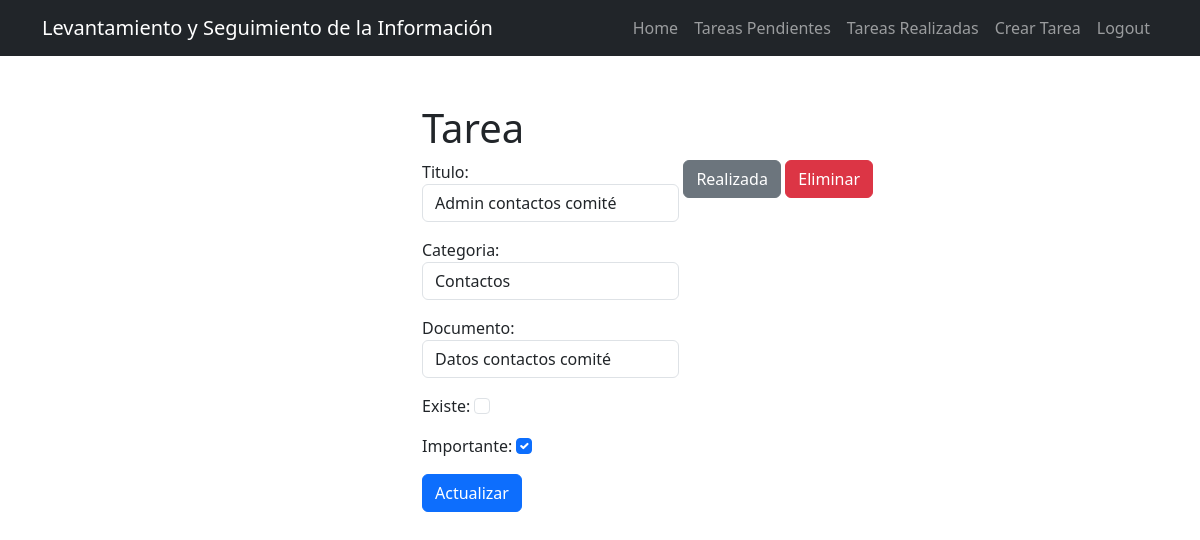
Screenshot of /tasks/8/ (signed in) with the database file from the repository.
### tasks/models.py (models this page shows, shortened)
class Tarea (models.Model):
    titulo = models.CharField(max_length=100)
    categoria = models.CharField(max_length=200)
    documento = models.CharField(max_length=200)
    creado = models.DateTimeField(auto_now_add=True)
    realizado = models.DateTimeField(null=True, blank=True)
    existe = models.BooleanField(default=False)
    importante = models.BooleanField(default=False)
    usuario = models.ForeignKey(User, on_delete=models.CASCADE)

### tasks/views.py (the view, shortened to what this page needs)
# urls.py: path('tasks/<int:task_id>/', views.detalle_tarea, name='detalle_tarea'),
@login_required
def detalle_tarea(request, task_id):
    if request.method == 'GET':
        task = get_object_or_404(Tarea, pk=task_id, usuario=request.user)
        form= TareaForm(instance=task)
        return render(request, 'detalle_tarea.html', {'task': task, 'form': form})

### tasks/forms.py
class TareaForm(forms.ModelForm):
    class Meta:
        model = Tarea
        fields = ['titulo', 'categoria', 'documento', 'existe', 'importante']
        widgets= {
            'titulo': forms.TextInput(attrs={'class':'form-control', 'placeholder': 'Escribir el titulo' }),
            'categoria': forms.TextInput(attrs={'class':'form-control', 'placeholder': 'Escribir la categoria'}),
            'documento': forms.TextInput(attrs={'class':'form-control', 'placeholder': 'Nombre del documento'}),
            'existe': forms.CheckboxInput(attrs={'class':'form-check-input ms-auto'}),
            'importante': forms.CheckboxInput(attrs={'class':'form-check-input ms-auto'}),
        }

### tasks/templates/detalle_tarea.html (shortened to what this page needs)
{% extends 'base.html' %}
{% block content %}
<main class="container">
    <div class="row">
        <div class="col-md-5 offset-md-4 mt-5" >
            <h1>Tarea</h1>
            <div class=" d-flex  justify-content-between">
                <form method="POST">
                    {{form.as_p}}
                    <button class="btn btn-primary">
                    Actualizar
                    </button>
                </form >
                <form action= "{% url 'realizada_tarea' task.id %}" method="POST">
                    <button class="btn btn-secondary">
                    Realizada
                    </button>
                </form>
                <form action= "{% url 'eliminar_tarea' task.id %}" method="POST">
                    <button class="btn btn-danger">
                    Eliminar
                    </button>
                </form>
            </div>
        </div>
    </div>
</main>
{% endblock %}

### rows the page displays
Tarea: titulo "Admin contactos comité", categoria "Contactos", documento "Datos contactos comité", importante "☑"
